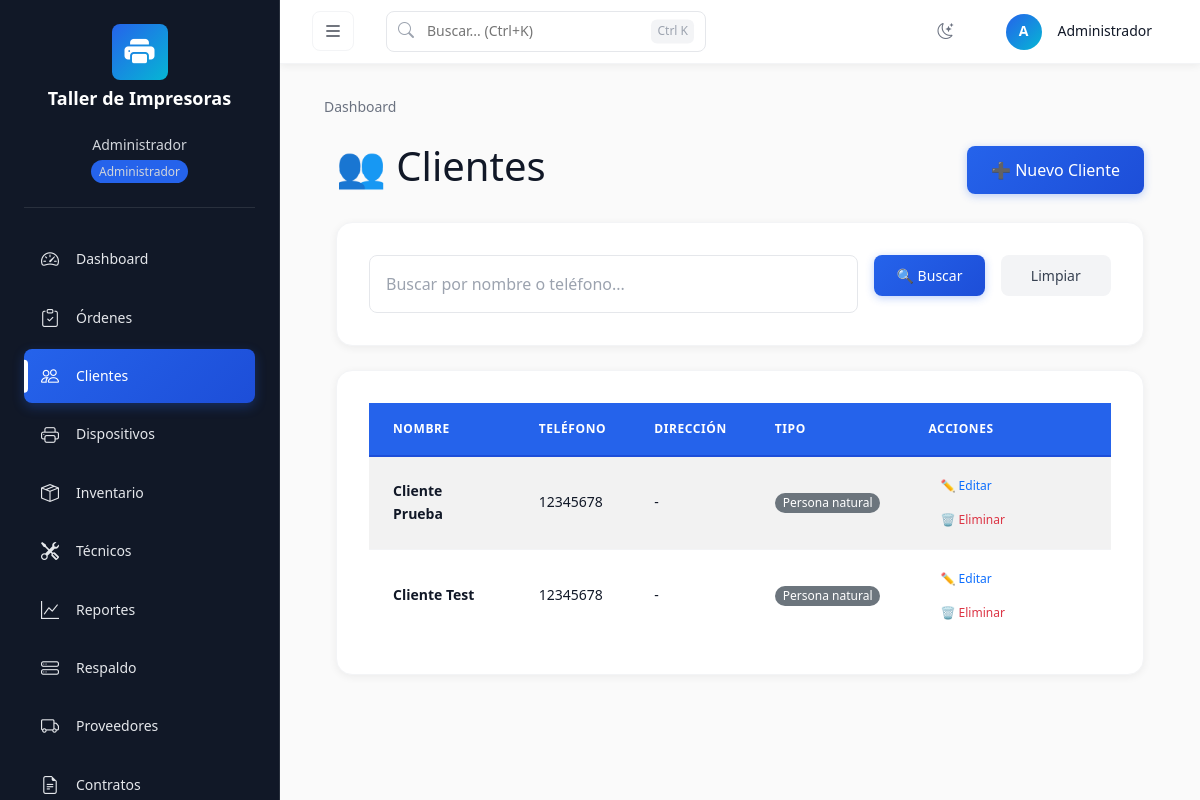
The page /clientes/ (signed in) on the database its author committed.
### models.py (models this page shows, shortened)
class Configuracion(db.Model):
    __tablename__ = 'configuracion'
    clave = db.Column(db.Text, primary_key=True)
    valor = db.Column(db.Text)

class Usuario(UserMixin, db.Model):
    __tablename__ = 'usuarios'
    id = db.Column(db.Integer, primary_key=True)
    nombre = db.Column(db.Text, nullable=False)
    usuario = db.Column(db.Text, unique=True, nullable=False)
    password_hash = db.Column(db.Text, nullable=False)
    rol = db.Column(db.Text, default='administrador')
    activo = db.Column(db.Integer, default=1)
    cliente_id = db.Column(db.Integer, db.ForeignKey('clientes.id'), nullable=True)
    cliente = db.relationship('Cliente', backref='usuario')
    ROLES_VALIDOS = ['administrador', 'tecnico', 'proveedor', 'cliente']
    PERMISOS_POR_ROL = {
        'administrador': ['ver_dashboard', 'gestionar_ordenes', 'gestionar_clientes',
                          'gestionar_inventario', 'gestionar_tecnicos', 'gestionar_proveedores',
                          'gestionar_contratos', 'ver_reportes', 'gestionar_usuarios',
                          'gestionar_configuracion', 'gestionar_backup'],
        'tecnico': ['ver_dashboard', 'gestionar_ordenes', 'ver_clientes',
                    'ver_inventario', 'ver_reportes'],
        'proveedor': ['ver_dashboard', 'ver_ordenes', 'gestionar_productos'],
        'cliente': ['ver_dashboard', 'ver_ordenes_propias', 'ver_dispositivos_propios']
    }

class Cliente(db.Model):
    __tablename__ = 'clientes'
    id = db.Column(db.Integer, primary_key=True)
    nombre = db.Column(db.Text, nullable=False)
    telefono = db.Column(db.Text)
    direccion = db.Column(db.Text)
    tipo_cliente = db.Column(db.Text, nullable=False, default='Persona natural')
    activo = db.Column(db.Integer, default=1)
    TIPOS_CLIENTE_VALIDOS = ['TCP', 'Mypyme', 'PDL', 'Empresa Estatal', 'CNA', 'CPA', 'Persona natural']
    dispositivos = db.relationship('Dispositivo', backref='cliente', lazy=True)
    ordenes = db.relationship('Orden', backref='cliente', lazy=True)

### routes/clientes.py (the view)
@clientes_bp.route('/')
@rol_requerido(['administrador', 'tecnico'])
def index():
    pagina = request.args.get('pagina', 1, type=int)
    busqueda = request.args.get('busqueda', '')
    query = Cliente.query.filter_by(activo=1)
    if busqueda:
        query = query.filter(
            (Cliente.nombre.ilike(f'%{busqueda}%')) |
            (Cliente.telefono.ilike(f'%{busqueda}%'))
        )
    clientes_pagina = query.order_by(Cliente.nombre).paginate(page=pagina, per_page=20, error_out=False)
    return render_template('clientes/index.html',
                         clientes=clientes_pagina,
                         busqueda=busqueda,
                         pagina_actual=pagina)

### app.py (called while the page is built)
@login_manager.user_loader
def load_user(user_id):
    from models import Usuario
    return db.session.get(Usuario, int(user_id))

@app.context_processor
def inject_year():
    return {'current_year': datetime.now().year}

@app.context_processor
def inject_configuracion_taller():
    config = {}
    for c in Configuracion.query.all():
        config[c.clave] = c.valor
    return {'config_taller': config}

### templates/clientes/index.html (shortened to what this page needs)
{% extends "base.html" %}
{% block content %}
<div class="container-fluid">
    <div class="d-flex justify-content-between align-items-center mb-4">
        <h1>👥 Clientes</h1>
        <a href="{{ url_for('clientes.nuevo') }}" class="btn btn-primary btn-lg">➕ Nuevo Cliente</a>
    </div>
    <div class="card mb-4">
        <div class="card-body">
            <form method="GET" action="{{ url_for('clientes.index') }}" class="row g-3">
                <div class="col-md-8">
                    <input type="text" class="form-control form-control-lg" name="busqueda" placeholder="Buscar por nombre o teléfono..." value="{{ busqueda }}">
                </div>
                <div class="col-md-2">
                    <button type="submit" class="btn btn-primary w-100">🔍 Buscar</button>
                </div>
                <div class="col-md-2">
                    <a href="{{ url_for('clientes.index') }}" class="btn btn-secondary w-100">Limpiar</a>
                </div>
            </form>
        </div>
    </div>
    <div class="card">
        <div class="card-body">
            <div class="table-responsive">
                <table class="table table-striped table-hover">
                    <thead>
                        <tr>
                            <th>Nombre</th>
                            <th>Teléfono</th>
                            <th>Dirección</th>
                            <th>Tipo</th>
                            <th>Acciones</th>
                        </tr>
                    </thead>
                    <tbody>
                        {% for cliente in clientes.items %}
                        <tr>
                            <td><strong>{{ cliente.nombre }}</strong></td>
                            <td>{{ cliente.telefono or '-' }}</td>
                            <td>{{ cliente.direccion or '-' }}</td>
                            <td>
                                {% if cliente.tipo_cliente == 'Empresa Estatal' %}
                                    <span class="badge bg-info">{{ cliente.tipo_cliente }}</span>
                                {% elif cliente.tipo_cliente == 'TCP' or cliente.tipo_cliente == 'Mypyme' %}
                                    <span class="badge bg-success">{{ cliente.tipo_cliente }}</span>
                                {% elif cliente.tipo_cliente == 'PDL' or cliente.tipo_cliente == 'CNA' or cliente.tipo_cliente == 'CPA' %}
                                    <span class="badge bg-warning text-dark">{{ cliente.tipo_cliente }}</span>
                                {% else %}
                                    <span class="badge bg-secondary">{{ cliente.tipo_cliente }}</span>
                                {% endif %}
                            </td>
                            <td>
                                <a href="{{ url_for('clientes.editar', id=cliente.id) }}" class="btn btn-sm btn-outline-primary">✏️ Editar</a>
                                <form action="{{ url_for('clientes.eliminar', id=cliente.id) }}" method="POST" class="d-inline delete-form">
                                    <button type="submit" class="btn btn-sm btn-outline-danger">🗑️ Eliminar</button>
                                </form>
                            </td>
                        </tr>
                        {% else %}
                        <tr>
                            <td colspan="5" class="text-center text-muted">No hay clientes registrados</td>
                        </tr>
                        {% endfor %}
                    </tbody>
                </table>
            </div>
        </div>
    </div>
</div>
{% endblock %}

### templates/base.html (shortened to what this page needs)
<!DOCTYPE html>
<html lang="es">
<head>
    <link rel="stylesheet" href="{{ url_for('static', filename='css/icons/bootstrap-icons.min.css') }}">
    <link rel="stylesheet" href="{{ url_for('static', filename='css/bootstrap.min.css') }}">
    <link rel="stylesheet" href="{{ url_for('static', filename='css/custom.css') }}">
</head>
<body>
    {% if current_user.is_authenticated %}
    <nav class="sidebar" id="sidebar">
        <div class="sidebar-header">
            <div class="taller-brand">
                {% if config_taller.get('logotipo_taller') %}
                    <img src="{{ url_for('static', filename=config_taller.get('logotipo_taller').replace('static/', '')) }}"
                         alt="Logotipo del taller" class="taller-logo">
                {% else %}
                    <div class="taller-icon"><i class="bi bi-printer-fill"></i></div>
                {% endif %}
                <h4 class="taller-name">
                    {% if config_taller.get('nombre_taller') %}
                        {{ config_taller.get('nombre_taller') }}
                    {% else %}
                        MegaPrint Lab
                    {% endif %}
                </h4>
            </div>
            <div class="user-info">
                <div>{{ current_user.nombre }}</div>
                {% if current_user.rol %}
                <span class="user-role-badge">{{ current_user.rol | capitalize }}</span>
                {% endif %}
            </div>
        </div>
        <ul class="sidebar-nav nav flex-column">
            <li class="nav-item">
                <a class="nav-link {% if request.endpoint == 'dashboard' %}active{% endif %}" href="{{ url_for('dashboard') }}">
                    <i class="bi bi-speedometer2 nav-icon"></i>
                    <span class="nav-text">Dashboard</span>
                </a>
            </li>
            {% if current_user.rol == 'administrador' or current_user.rol == 'tecnico' %}
            <li class="nav-item">
                <a class="nav-link {% if 'ordenes' in request.endpoint %}active{% endif %}" href="{{ url_for('ordenes.index') }}">
                    <i class="bi bi-clipboard-check nav-icon"></i>
                    <span class="nav-text">Órdenes</span>
                </a>
            </li>
            {% endif %}
            {% if current_user.rol == 'administrador' %}
            <li class="nav-item">
                <a class="nav-link {% if 'clientes' in request.endpoint %}active{% endif %}" href="{{ url_for('clientes.index') }}">
                    <i class="bi bi-people nav-icon"></i>
                    <span class="nav-text">Clientes</span>
                </a>
            </li>
            {% endif %}
            {% if current_user.rol == 'administrador' or current_user.rol == 'tecnico' %}
            <li class="nav-item">
                <a class="nav-link {% if 'dispositivos' in request.endpoint %}active{% endif %}" href="{{ url_for('dispositivos.index') }}">
                    <i class="bi bi-printer nav-icon"></i>
                    <span class="nav-text">Dispositivos</span>
                </a>
            </li>
            {% endif %}
            {% if current_user.rol == 'administrador' or current_user.rol == 'tecnico' or current_user.rol == 'proveedor' %}
            <li class="nav-item">
                <a class="nav-link {% if 'inventario' in request.endpoint %}active{% endif %}" href="{{ url_for('inventario.index') }}">
                    <i class="bi bi-box-seam nav-icon"></i>
                    <span class="nav-text">Inventario</span>
                </a>
            </li>
            {% endif %}
            {% if current_user.rol == 'administrador' %}
            <li class="nav-item">
                <a class="nav-link {% if 'tecnicos' in request.endpoint %}active{% endif %}" href="{{ url_for('tecnicos.index') }}">
                    <i class="bi bi-tools nav-icon"></i>
                    <span class="nav-text">Técnicos</span>
                </a>
            </li>
            {% endif %}
            {% if current_user.rol == 'administrador' %}
            <li class="nav-item">
                <a class="nav-link {% if 'reportes' in request.endpoint %}active{% endif %}" href="{{ url_for('reportes.index') }}">
                    <i class="bi bi-graph-up nav-icon"></i>
                    <span class="nav-text">Reportes</span>
                </a>
            </li>
            {% endif %}
            {% if current_user.rol == 'administrador' %}
            <li class="nav-item">
                <a class="nav-link {% if 'backup' in request.endpoint %}active{% endif %}" href="{{ url_for('backup.index') }}">
                    <i class="bi bi-hdd-stack nav-icon"></i>
                    <span class="nav-text">Respaldo</span>
                </a>
            </li>
            {% endif %}
            {% if current_user.rol == 'administrador' %}
            <li class="nav-item">
                <a class="nav-link {% if 'proveedores' in request.endpoint %}active{% endif %}" href="{{ url_for('proveedores.index') }}">
                    <i class="bi bi-truck nav-icon"></i>
                    <span class="nav-text">Proveedores</span>
                </a>
            </li>
            {% endif %}
            {% if current_user.rol == 'administrador' %}
            <li class="nav-item">
                <a class="nav-link {% if 'contratos' in request.endpoint %}active{% endif %}" href="{{ url_for('contratos.index') }}">
                    <i class="bi bi-file-earmark-text nav-icon"></i>
                    <span class="nav-text">Contratos</span>
                </a>
            </li>
            {% endif %}
        </ul>
    </nav>
    <header class="navbar-top d-none d-md-flex">
        <div class="navbar-left">
            <button class="btn btn-icon sidebar-toggle-btn-desktop" type="button" id="sidebarToggleBtn" aria-label="Colapsar menú">
                <i class="bi bi-list"></i>
            </button>
            <div class="search-global">
                <span class="search-icon"><i class="bi bi-search"></i></span>
                <input type="text" class="search-input" placeholder="Buscar... (Ctrl+K)" id="searchGlobal">
                <span class="search-shortcut">Ctrl K</span>
            </div>
        </div>
        <div class="navbar-right">
            <button class="btn-icon" type="button" aria-label="Notificaciones" id="themeToggle">
                <i class="bi bi-moon-stars"></i>
            </button>
            <div class="user-menu">
                <div class="user-avatar">{{ current_user.nombre[0].upper() }}</div>
                <span class="user-name">{{ current_user.nombre }}</span>
            </div>
        </div>
    </header>
    <main class="main-content">
        <div class="container-fluid">
        {% block breadcrumbs %}
        <nav class="breadcrumbs">
            <div class="breadcrumb-item">
                <a href="{{ url_for('dashboard') }}">Dashboard</a>
            </div>
        </nav>
        {% endblock %}
        {% block content %}{% endblock %}
        </div>
    </main>
    {% endif %}
</body>
</html>

### rows shown on the page
Configuracion: get "Taller de Impresoras"
Usuario: nombre "Administrador", rol "Administrador", nombre "A"
Cliente: nombre "Cliente Prueba", telefono "12345678", direccion "-", tipo_cliente "Persona natural"
Cliente: nombre "Cliente Test", telefono "12345678", direccion "-", tipo_cliente "Persona natural"
